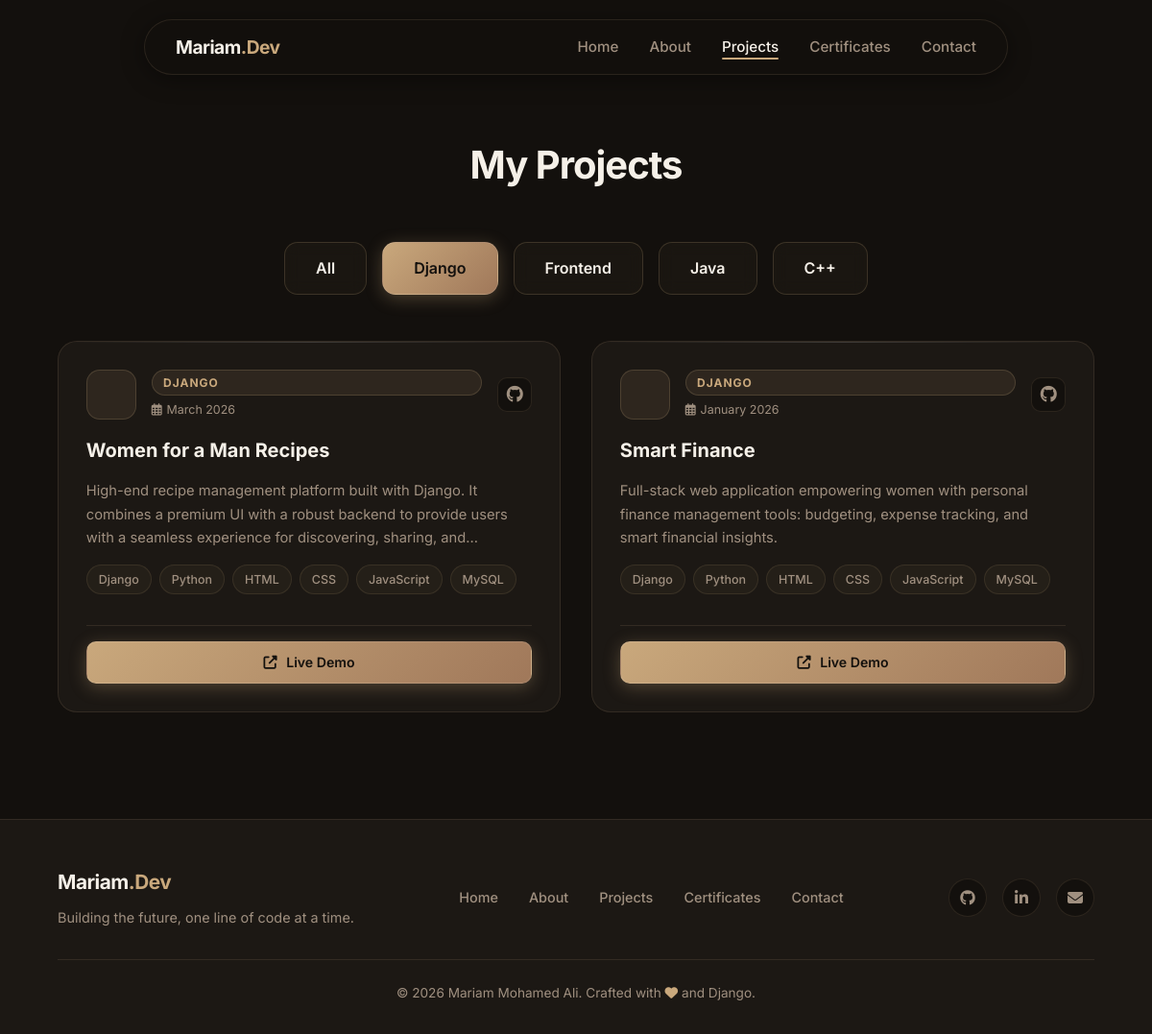
Page /projects/?category=django on the committed database.
### core/models.py (models this page shows, shortened)
class Project(models.Model):
    CATEGORY_CHOICES = [
        ('django', 'Django'),
        ('frontend', 'Frontend'),
        ('java', 'Java'),
        ('cpp', 'C++'),
        ('other', 'Other'),
    ]
    title = models.CharField(max_length=200)
    description = models.TextField()
    short_desc = models.CharField(max_length=300, blank=True)
    category = models.CharField(max_length=20, choices=CATEGORY_CHOICES, default='other')
    tech_stack = models.CharField(max_length=500, help_text='Comma-separated: Django, Python, MySQL')
    github_url = models.URLField(blank=True, null=True)
    live_url = models.URLField(blank=True, null=True)
    image = models.ImageField(upload_to='projects/', blank=True, null=True)
    start_date = models.CharField(max_length=50, blank=True)
    end_date = models.CharField(max_length=50, blank=True)
    featured = models.BooleanField(default=False)
    order = models.IntegerField(default=0)
    class Meta:
        ordering = ['order', '-id']
    def get_tech_list(self):
        return [t.strip() for t in self.tech_stack.split(',') if t.strip()]

### core/views.py (the view)
# urls.py: path('projects/', views.projects, name='projects'),
def projects(request):
    category = request.GET.get('category', 'all')
    all_projects = Project.objects.all()
    if category != 'all':
        all_projects = all_projects.filter(category=category)
    return render(request, 'core/projects.html', {
        'projects': all_projects,
        'active_category': category,
    })

### templates/core/projects.html (shortened to what this page needs)
{% extends 'base.html' %}
{% load static %}
{% block content %}
<div class="page-container">
    <h1 class="section-title" data-aos="fade-down">My Projects</h1>
    <div style="display: flex; justify-content: center; gap: 1rem; margin-bottom: 3rem; flex-wrap: wrap;"
        data-aos="fade-up">
        <a href="?category=all"
            class="btn {% if active_category == 'all' %}btn-primary{% else %}btn-outline{% endif %}">All</a>
        <a href="?category=django"
            class="btn {% if active_category == 'django' %}btn-primary{% else %}btn-outline{% endif %}">Django</a>
        <a href="?category=frontend"
            class="btn {% if active_category == 'frontend' %}btn-primary{% else %}btn-outline{% endif %}">Frontend</a>
        <a href="?category=java"
            class="btn {% if active_category == 'java' %}btn-primary{% else %}btn-outline{% endif %}">Java</a>
        <a href="?category=cpp"
            class="btn {% if active_category == 'cpp' %}btn-primary{% else %}btn-outline{% endif %}">C++</a>
    </div>
    <div class="projects-grid">
        {% for project in projects %}
        <div class="glass-panel project-card" data-aos="zoom-in" data-aos-delay="{{ forloop.counter|add:'1' }}00">
            <div class="project-card-header">
                <div class="project-card-icon">
                </div>
                <div style="display: flex; flex-direction: column; gap: 0.3rem; flex: 1;">
                    <span class="project-cat-pill">{{ project.get_category_display }}</span>
                    {% if project.start_date %}
                    <span style="font-size: 0.78rem; color: var(--text-muted);">
                        <i class="far fa-calendar-alt" style="margin-right: 0.3rem;"></i>{{ project.start_date }}
                    </span>
                    {% endif %}
                </div>
                {% if project.github_url %}
                <a href="{{ project.github_url }}" target="_blank" class="project-gh-link" title="View on GitHub">
                    <i class="fab fa-github"></i>
                </a>
                {% endif %}
            </div>
            <h3 class="project-card-title">{{ project.title }}</h3>
            <p class="project-card-desc">{{ project.description }}</p>
            <div class="tech-stack">
                {% for tech in project.get_tech_list %}
                <span class="tech-badge">{{ tech }}</span>
                {% endfor %}
            </div>
            {% if project.live_url %}
            <div style="margin-top: 1rem; padding-top: 1rem; border-top: 1px solid var(--border-color);">
                <a href="{{ project.live_url }}" target="_blank" class="btn btn-primary"
                    style="padding: 0.6rem 1.2rem; font-size: 0.88rem; border-radius: 10px; width: 100%;">
                    <i class="fas fa-external-link-alt"></i> Live Demo
                </a>
            </div>
            {% endif %}
        </div>
        {% empty %}
        <p style="text-align: center; grid-column: 1/-1; color: var(--text-muted);">No projects found in this category.
        </p>
        {% endfor %}
    </div>
</div>
{% endblock %}

### static/css/style.css (style rules this page uses)
:root { --bg-main: #13100d; --bg-card: #1c1814; --bg-card-hover: #26211b; --border-color: rgba(210, 180, 140, 0.12); --border-hover: rgba(210, 180, 140, 0.35); --text-main: #f5f0e8; --text-muted: #a09080; --primary: #c9a87c; --primary-hover: #b8936a; --primary-gradient: linear-gradient(135deg, #c9a87c 0%, #a0785a 100%); --primary-invert: #13100d; --secondary: #d4b896; --accent-glow: rgba(201, 168, 124, 0.08); --transition: all 0.3s ease; }
* { margin: 0; padding: 0; box-sizing: border-box; }
html { scroll-behavior: smooth; }
body { font-family: 'Inter', -apple-system, BlinkMacSystemFont, "Segoe UI", Roboto, sans-serif; background-color: var(--bg-main); color: var(--text-main); line-height: 1.6; overflow-x: hidden; -webkit-font-smoothing: antialiased; }
a { text-decoration: none; color: inherit; }
.btn { display: inline-flex; align-items: center; justify-content: center; gap: 0.6rem; padding: 0.85rem 2rem; border-radius: 14px; font-size: 1rem; font-weight: 600; transition: all 0.3s cubic-bezier(0.4, 0, 0.2, 1); cursor: pointer; border: 1px solid transparent; }
.btn-primary { background: var(--primary-gradient); color: var(--primary-invert); box-shadow: 0 4px 18px rgba(201, 168, 124, 0.3); border: 1px solid rgba(255, 255, 255, 0.1); }
.btn-outline { background: rgba(201, 168, 124, 0.04); color: var(--text-main); border: 1px solid rgba(201, 168, 124, 0.2); backdrop-filter: blur(8px); }
.page-container { padding: 140px 5% 80px; max-width: 1200px; margin: 0 auto; min-height: 100vh; }
.section-title { font-size: 2.5rem; margin-bottom: 3rem; color: var(--text-main); font-weight: 700; letter-spacing: -1px; text-align: center; }
.glass-panel { background: var(--bg-card); border: 1px solid var(--border-color); border-radius: 20px; backdrop-filter: blur(16px); -webkit-backdrop-filter: blur(16px); transition: var(--transition); position: relative; overflow: hidden; }
.glass-panel::before { content: ''; position: absolute; top: 0; left: 0; right: 0; height: 1px; background: linear-gradient(90deg, transparent, rgba(255, 255, 255, 0.15), transparent); }
.projects-grid { display: grid; grid-template-columns: repeat(auto-fit, minmax(320px, 1fr)); gap: 2rem; }
.project-card { padding: 1.8rem; display: flex; flex-direction: column; gap: 1rem; border-radius: 20px; }
.project-card-header { display: flex; align-items: center; gap: 1rem; margin-bottom: 0.2rem; }
.project-card-icon { width: 52px; height: 52px; border-radius: 14px; background: rgba(201, 168, 124, 0.1); border: 1px solid rgba(201, 168, 124, 0.2); display: flex; align-items: center; justify-content: center; color: var(--primary); font-size: 1.5rem; flex-shrink: 0; transition: var(--transition); }
.project-cat-pill { font-size: 0.75rem; font-weight: 700; text-transform: uppercase; letter-spacing: 1px; color: var(--primary); background: rgba(201, 168, 124, 0.1); padding: 0.2rem 0.7rem; border-radius: 20px; border: 1px solid rgba(201, 168, 124, 0.2); display: inline-block; }
.project-gh-link { width: 36px; height: 36px; border-radius: 10px; border: 1px solid var(--border-color); background: var(--bg-main); display: flex; align-items: center; justify-content: center; color: var(--text-muted); font-size: 1.1rem; transition: var(--transition); flex-shrink: 0; margin-left: auto; }
.project-card-title { color: var(--text-main); font-size: 1.25rem; font-weight: 700; line-height: 1.35; margin: 0; }
.project-card-desc { color: var(--text-muted); flex-grow: 1; font-size: 0.92rem; line-height: 1.65; display: -webkit-box; -webkit-line-clamp: 3; -webkit-box-orient: vertical; overflow: hidden; margin: 0; }
.tech-stack { display: flex; flex-wrap: wrap; gap: 0.5rem; }
.tech-badge { background: rgba(201, 168, 124, 0.05); color: var(--text-muted); padding: 0.28rem 0.75rem; border-radius: 20px; font-size: 0.78rem; font-weight: 500; border: 1px solid rgba(201, 168, 124, 0.12); transition: var(--transition); }

### rows in the picture
Project: category "DJANGO", start_date "March 2026", title "Women for a Man Recipes", description "High-end recipe management platform built with Django. It combines a premium UI with a robust backend to provide users with a seamless experience for discovering, sharing,…", get_tech_list "Django" "Python" "HTML" "CSS" "JavaScript" "MySQL"
Project: category "DJANGO", start_date "January 2026", title "Smart Finance", description "Full-stack web application empowering women with personal finance management tools: budgeting, expense tracking, and smart financial insights.", get_tech_list "Django" "Python" "HTML" "CSS" "JavaScript" "MySQL"
